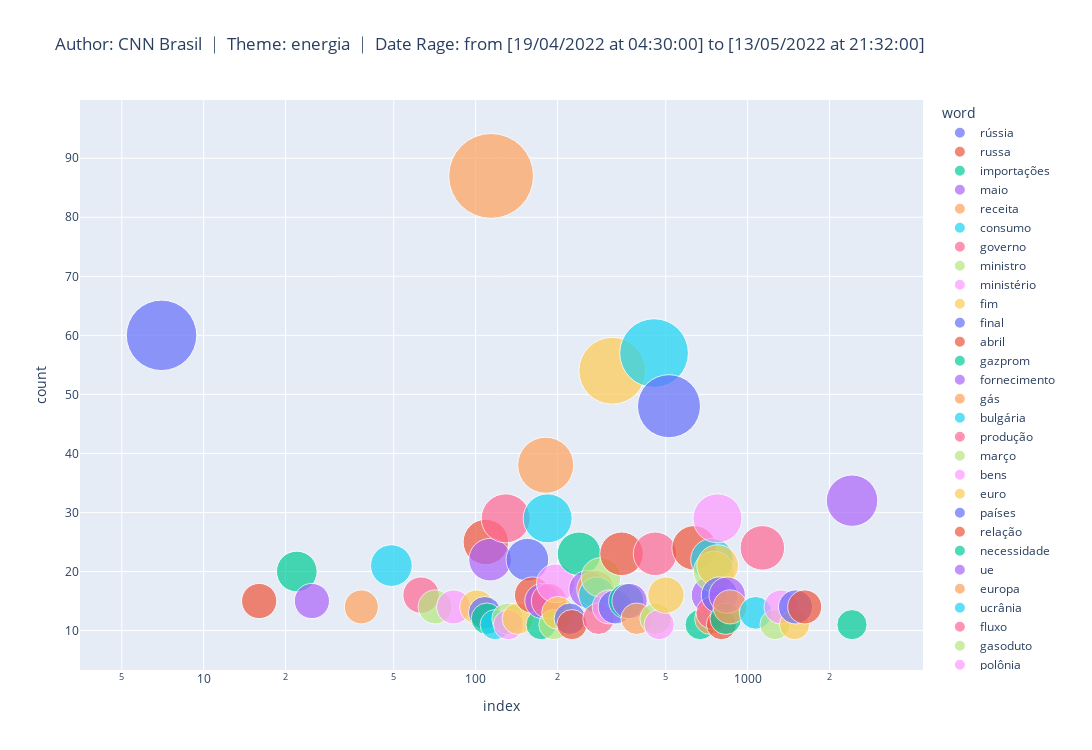

The notebook cell saved with this chart:
### Code cell
# iterative scatter analysis with wordcloud words

## creating a dataframe with the dictionary generated by the NLP algorithm
df2 = pd.DataFrame.from_dict(wordcloud_text, orient='index') # generating a dataframe from a dictionary
df2 = df2.rename(columns={0:'count'}) 
df2['word'] = df2.index
df2 = df2.reset_index(drop=True)
df2 = df2[['word','count']]


## generating a scatterplot from the plotfy library
fig = px.scatter(df2.query('count > 10'),
                y="count",
                size="count",
                color="word",
                hover_name="word",
                log_x=True,
                title = wordcloud_title,
                width=1500, 
                height=750,
                size_max=60)
fig.show()

### Figure 1 — Plotly figure (JSON) as saved in the notebook; plotly's stock layout.template omitted (floating-point values rounded to 4 significant figures)
{"data": [{"hovertemplate": "<b>%{hovertext}</b><br><br>word=rússia<br>index=%{x}<br>count=%{marker.size}<extra></extra>", "hovertext": ["rússia"], "legendgroup": "rússia", "marker": {"color": "#636efa", "size": [60], "sizemode": "area", "sizeref": 0.02417, "symbol": "circle"}, "mode": "markers", "name": "rússia", "orientation": "v", "showlegend": true, "type": "scatter", "x": [7], "xaxis": "x", "y": [60], "yaxis": "y"}, {"hovertemplate": "<b>%{hovertext}</b><br><br>word=russa<br>index=%{x}<br>count=%{marker.size}<extra></extra>", "hovertext": ["russa"], "legendgroup": "russa", "marker": {"color": "#EF553B", "size": [15], "sizemode": "area", "sizeref": 0.02417, "symbol": "circle"}, "mode": "markers", "name": "russa", "orientation": "v", "showlegend": true, "type": "scatter", "x": [16], "xaxis": "x", "y": [15], "yaxis": "y"}, {"hovertemplate": "<b>%{hovertext}</b><br><br>word=importações<br>index=%{x}<br>count=%{marker.size}<extra></extra>", "hovertext": ["importações"], "legendgroup": "importações", "marker": {"color": "#00cc96", "size": [20], "sizemode": "area", "sizeref": 0.02417, "symbol": "circle"}, "mode": "markers", "name": "importações", "orientation": "v", "showlegend": true, "type": "scatter", "x": [22], "xaxis": "x", "y": [20], "yaxis": "y"}, {"hovertemplate": "<b>%{hovertext}</b><br><br>word=maio<br>index=%{x}<br>count=%{marker.size}<extra></extra>", "hovertext": ["maio"], "legendgroup": "maio", "marker": {"color": "#ab63fa", "size": [15], "sizemode": "area", "sizeref": 0.02417, "symbol": "circle"}, "mode": "markers", "name": "maio", "orientation": "v", "showlegend": true, "type": "scatter", "x": [25], "xaxis": "x", "y": [15], "yaxis": "y"}, {"hovertemplate": "<b>%{hovertext}</b><br><br>word=receita<br>index=%{x}<br>count=%{marker.size}<extra></extra>", "hovertext": ["receita"], "legendgroup": "receita", "marker": {"color": "#FFA15A", "size": [14], "sizemode": "area", "sizeref": 0.02417, "symbol": "circle"}, "mode": "markers", "name": "receita", "orientation": "v", "showlegend": true, "type": "scatter", "x": [38], "xaxis": "x", "y": [14], "yaxis": "y"}, {"hovertemplate": "<b>%{hovertext}</b><br><br>word=consumo<br>index=%{x}<br>count=%{marker.size}<extra></extra>", "hovertext": ["consumo"], "legendgroup": "consumo", "marker": {"color": "#19d3f3", "size": [21], "sizemode": "area", "sizeref": 0.02417, "symbol": "circle"}, "mode": "markers", "name": "consumo", "orientation": "v", "showlegend": true, "type": "scatter", "x": [49], "xaxis": "x", "y": [21], "yaxis": "y"}, {"hovertemplate": "<b>%{hovertext}</b><br><br>word=governo<br>index=%{x}<br>count=%{marker.size}<extra></extra>", "hovertext": ["governo"], "legendgroup": "governo", "marker": {"color": "#FF6692", "size": [16], "sizemode": "area", "sizeref": 0.02417, "symbol": "circle"}, "mode": "markers", "name": "governo", "orientation": "v", "showlegend": true, "type": "scatter", "x": [63], "xaxis": "x", "y": [16], "yaxis": "y"}, {"hovertemplate": "<b>%{hovertext}</b><br><br>word=ministro<br>index=%{x}<br>count=%{marker.size}<extra></extra>", "hovertext": ["ministro"], "legendgroup": "ministro", "marker": {"color": "#B6E880", "size": [14], "sizemode": "area", "sizeref": 0.02417, "symbol": "circle"}, "mode": "markers", "name": "ministro", "orientation": "v", "showlegend": true, "type": "scatter", "x": [71], "xaxis": "x", "y": [14], "yaxis": "y"}, {"hovertemplate": "<b>%{hovertext}</b><br><br>word=ministério<br>index=%{x}<br>count=%{marker.size}<extra></extra>", "hovertext": ["ministério"], "legendgroup": "ministério", "marker": {"color": "#FF97FF", "size": [14], "sizemode": "area", "sizeref": 0.02417, "symbol": "circle"}, "mode": "markers", "name": "ministério", "orientation": "v", "showlegend": true, "type": "scatter", "x": [83], "xaxis": "x", "y": [14], "yaxis": "y"}, {"hovertemplate": "<b>%{hovertext}</b><br><br>word=fim<br>index=%{x}<br>count=%{marker.size}<extra></extra>", "hovertext": ["fim"], "legendgroup": "fim", "marker": {"color": "#FECB52", "size": [14], "sizemode": "area", "sizeref": 0.02417, "symbol": "circle"}, "mode": "markers", "name": "fim", "orientation": "v", "showlegend": true, "type": "scatter", "x": [101], "xaxis": "x", "y": [14], "yaxis": "y"}, {"hovertemplate": "<b>%{hovertext}</b><br><br>word=final<br>index=%{x}<br>count=%{marker.size}<extra></extra>", "hovertext": ["final"], "legendgroup": "final", "marker": {"color": "#636efa", "size": [13], "sizemode": "area", "sizeref": 0.02417, "symbol": "circle"}, "mode": "markers", "name": "final", "orientation": "v", "showlegend": true, "type": "scatter", "x": [108], "xaxis": "x", "y": [13], "yaxis": "y"}, {"hovertemplate": "<b>%{hovertext}</b><br><br>word=abril<br>index=%{x}<br>count=%{marker.size}<extra></extra>", "hovertext": ["abril"], "legendgroup": "abril", "marker": {"color": "#EF553B", "size": [25], "sizemode": "area", "sizeref": 0.02417, "symbol": "circle"}, "mode": "markers", "name": "abril", "orientation": "v", "showlegend": true, "type": "scatter", "x": [109], "xaxis": "x", "y": [25], "yaxis": "y"}, {"hovertemplate": "<b>%{hovertext}</b><br><br>word=gazprom<br>index=%{x}<br>count=%{marker.size}<extra></extra>", "hovertext": ["gazprom"], "legendgroup": "gazprom", "marker": {"color": "#00cc96", "size": [12], "sizemode": "area", "sizeref": 0.02417, "symbol": "circle"}, "mode": "markers", "name": "gazprom", "orientation": "v", "showlegend": true, "type": "scatter", "x": [110], "xaxis": "x", "y": [12], "yaxis": "y"}, {"hovertemplate": "<b>%{hovertext}</b><br><br>word=fornecimento<br>index=%{x}<br>count=%{marker.size}<extra></extra>", "hovertext": ["fornecimento"], "legendgroup": "fornecimento", "marker": {"color": "#ab63fa", "size": [22], "sizemode": "area", "sizeref": 0.02417, "symbol": "circle"}, "mode": "markers", "name": "fornecimento", "orientation": "v", "showlegend": true, "type": "scatter", "x": [113], "xaxis": "x", "y": [22], "yaxis": "y"}, {"hovertemplate": "<b>%{hovertext}</b><br><br>word=gás<br>index=%{x}<br>count=%{marker.size}<extra></extra>", "hovertext": ["gás"], "legendgroup": "gás", "marker": {"color": "#FFA15A", "size": [87], "sizemode": "area", "sizeref": 0.02417, "symbol": "circle"}, "mode": "markers", "name": "gás", "orientation": "v", "showlegend": true, "type": "scatter", "x": [114], "xaxis": "x", "y": [87], "yaxis": "y"}, {"hovertemplate": "<b>%{hovertext}</b><br><br>word=bulgária<br>index=%{x}<br>count=%{marker.size}<extra></extra>", "hovertext": ["bulgária"], "legendgroup": "bulgária", "marker": {"color": "#19d3f3", "size": [11], "sizemode": "area", "sizeref": 0.02417, "symbol": "circle"}, "mode": "markers", "name": "bulgária", "orientation": "v", "showlegend": true, "type": "scatter", "x": [118], "xaxis": "x", "y": [11], "yaxis": "y"}, {"hovertemplate": "<b>%{hovertext}</b><br><br>word=produção<br>index=%{x}<br>count=%{marker.size}<extra></extra>", "hovertext": ["produção"], "legendgroup": "produção", "marker": {"color": "#FF6692", "size": [29], "sizemode": "area", "sizeref": 0.02417, "symbol": "circle"}, "mode": "markers", "name": "produção", "orientation": "v", "showlegend": true, "type": "scatter", "x": [129], "xaxis": "x", "y": [29], "yaxis": "y"}, {"hovertemplate": "<b>%{hovertext}</b><br><br>word=março<br>index=%{x}<br>count=%{marker.size}<extra></extra>", "hovertext": ["março"], "legendgroup": "março", "marker": {"color": "#B6E880", "size": [12], "sizemode": "area", "sizeref": 0.02417, "symbol": "circle"}, "mode": "markers", "name": "março", "orientation": "v", "showlegend": true, "type": "scatter", "x": [131], "xaxis": "x", "y": [12], "yaxis": "y"}, {"hovertemplate": "<b>%{hovertext}</b><br><br>word=bens<br>index=%{x}<br>count=%{marker.size}<extra></extra>", "hovertext": ["bens"], "legendgroup": "bens", "marker": {"color": "#FF97FF", "size": [11], "sizemode": "area", "sizeref": 0.02417, "symbol": "circle"}, "mode": "markers", "name": "bens", "orientation": "v", "showlegend": true, "type": "scatter", "x": [132], "xaxis": "x", "y": [11], "yaxis": "y"}, {"hovertemplate": "<b>%{hovertext}</b><br><br>word=euro<br>index=%{x}<br>count=%{marker.size}<extra></extra>", "hovertext": ["euro"], "legendgroup": "euro", "marker": {"color": "#FECB52", "size": [12], "sizemode": "area", "sizeref": 0.02417, "symbol": "circle"}, "mode": "markers", "name": "euro", "orientation": "v", "showlegend": true, "type": "scatter", "x": [143], "xaxis": "x", "y": [12], "yaxis": "y"}, {"hovertemplate": "<b>%{hovertext}</b><br><br>word=países<br>index=%{x}<br>count=%{marker.size}<extra></extra>", "hovertext": ["países"], "legendgroup": "países", "marker": {"color": "#636efa", "size": [22], "sizemode": "area", "sizeref": 0.02417, "symbol": "circle"}, "mode": "markers", "name": "países", "orientation": "v", "showlegend": true, "type": "scatter", "x": [155], "xaxis": "x", "y": [22], "yaxis": "y"}, {"hovertemplate": "<b>%{hovertext}</b><br><br>word=relação<br>index=%{x}<br>count=%{marker.size}<extra></extra>", "hovertext": ["relação"], "legendgroup": "relação", "marker": {"color": "#EF553B", "size": [16], "sizemode": "area", "sizeref": 0.02417, "symbol": "circle"}, "mode": "markers", "name": "relação", "orientation": "v", "showlegend": true, "type": "scatter", "x": [162], "xaxis": "x", "y": [16], "yaxis": "y"}, {"hovertemplate": "<b>%{hovertext}</b><br><br>word=necessidade<br>index=%{x}<br>count=%{marker.size}<extra></extra>", "hovertext": ["necessidade"], "legendgroup": "necessidade", "marker": {"color": "#00cc96", "size": [11], "sizemode": "area", "sizeref": 0.02417, "symbol": "circle"}, "mode": "markers", "name": "necessidade", "orientation": "v", "showlegend": true, "type": "scatter", "x": [174], "xaxis": "x", "y": [11], "yaxis": "y"}, {"hovertemplate": "<b>%{hovertext}</b><br><br>word=ue<br>index=%{x}<br>count=%{marker.size}<extra></extra>", "hovertext": ["ue"], "legendgroup": "ue", "marker": {"color": "#ab63fa", "size": [15], "sizemode": "area", "sizeref": 0.02417, "symbol": "circle"}, "mode": "markers", "name": "ue", "orientation": "v", "showlegend": true, "type": "scatter", "x": [176], "xaxis": "x", "y": [15], "yaxis": "y"}, {"hovertemplate": "<b>%{hovertext}</b><br><br>word=europa<br>index=%{x}<br>count=%{marker.size}<extra></extra>", "hovertext": ["europa"], "legendgroup": "europa", "marker": {"color": "#FFA15A", "size": [38], "sizemode": "area", "sizeref": 0.02417, "symbol": "circle"}, "mode": "markers", "name": "europa", "orientation": "v", "showlegend": true, "type": "scatter", "x": [181], "xaxis": "x", "y": [38], "yaxis": "y"}, {"hovertemplate": "<b>%{hovertext}</b><br><br>word=ucrânia<br>index=%{x}<br>count=%{marker.size}<extra></extra>", "hovertext": ["ucrânia"], "legendgroup": "ucrânia", "marker": {"color": "#19d3f3", "size": [29], "sizemode": "area", "sizeref": 0.02417, "symbol": "circle"}, "mode": "markers", "name": "ucrânia", "orientation": "v", "showlegend": true, "type": "scatter", "x": [184], "xaxis": "x", "y": [29], "yaxis": "y"}, {"hovertemplate": "<b>%{hovertext}</b><br><br>word=fluxo<br>index=%{x}<br>count=%{marker.size}<extra></extra>", "hovertext": ["fluxo"], "legendgroup": "fluxo", "marker": {"color": "#FF6692", "size": [15], "sizemode": "area", "sizeref": 0.02417, "symbol": "circle"}, "mode": "markers", "name": "fluxo", "orientation": "v", "showlegend": true, "type": "scatter", "x": [186], "xaxis": "x", "y": [15], "yaxis": "y"}, {"hovertemplate": "<b>%{hovertext}</b><br><br>word=gasoduto<br>index=%{x}<br>count=%{marker.size}<extra></extra>", "hovertext": ["gasoduto"], "legendgroup": "gasoduto", "marker": {"color": "#B6E880", "size": [11], "sizemode": "area", "sizeref": 0.02417, "symbol": "circle"}, "mode": "markers", "name": "gasoduto", "orientation": "v", "showlegend": true, "type": "scatter", "x": [194], "xaxis": "x", "y": [11], "yaxis": "y"}, {"hovertemplate": "<b>%{hovertext}</b><br><br>word=polônia<br>index=%{x}<br>count=%{marker.size}<extra></extra>", "hovertext": ["polônia"], "legendgroup": "polônia", "marker": {"color": "#FF97FF", "size": [18], "sizemode": "area", "sizeref": 0.02417, "symbol": "circle"}, "mode": "markers", "name": "polônia", "orientation": "v", "showlegend": true, "type": "scatter", "x": [197], "xaxis": "x", "y": [18], "yaxis": "y"}, {"hovertemplate": "<b>%{hovertext}</b><br><br>word=alemanha<br>index=%{x}<br>count=%{marker.size}<extra></extra>", "hovertext": ["alemanha"], "legendgroup": "alemanha", "marker": {"color": "#FECB52", "size": [13], "sizemode": "area", "sizeref": 0.02417, "symbol": "circle"}, "mode": "markers", "name": "alemanha", "orientation": "v", "showlegend": true, "type": "scatter", "x": [201], "xaxis": "x", "y": [13], "yaxis": "y"}, {"hovertemplate": "<b>%{hovertext}</b><br><br>word=sanções<br>index=%{x}<br>count=%{marker.size}<extra></extra>", "hovertext": ["sanções"], "legendgroup": "sanções", "marker": {"color": "#636efa", "size": [12], "sizemode": "area", "sizeref": 0.02417, "symbol": "circle"}, "mode": "markers", "name": "sanções", "orientation": "v", "showlegend": true, "type": "scatter", "x": [222], "xaxis": "x", "y": [12], "yaxis": "y"}, {"hovertemplate": "<b>%{hovertext}</b><br><br>word=estatal<br>index=%{x}<br>count=%{marker.size}<extra></extra>", "hovertext": ["estatal"], "legendgroup": "estatal", "marker": {"color": "#EF553B", "size": [11], "sizemode": "area", "sizeref": 0.02417, "symbol": "circle"}, "mode": "markers", "name": "estatal", "orientation": "v", "showlegend": true, "type": "scatter", "x": [226], "xaxis": "x", "y": [11], "yaxis": "y"}, {"hovertemplate": "<b>%{hovertext}</b><br><br>word=economia<br>index=%{x}<br>count=%{marker.size}<extra></extra>", "hovertext": ["economia"], "legendgroup": "economia", "marker": {"color": "#00cc96", "size": [23], "sizemode": "area", "sizeref": 0.02417, "symbol": "circle"}, "mode": "markers", "name": "economia", "orientation": "v", "showlegend": true, "type": "scatter", "x": [240], "xaxis": "x", "y": [23], "yaxis": "y"}, {"hovertemplate": "<b>%{hovertext}</b><br><br>word=mês<br>index=%{x}<br>count=%{marker.size}<extra></extra>", "hovertext": ["mês"], "legendgroup": "mês", "marker": {"color": "#ab63fa", "size": [17], "sizemode": "area", "sizeref": 0.02417, "symbol": "circle"}, "mode": "markers", "name": "mês", "orientation": "v", "showlegend": true, "type": "scatter", "x": [258], "xaxis": "x", "y": [17], "yaxis": "y"}, {"hovertemplate": "<b>%{hovertext}</b><br><br>word=guerra<br>index=%{x}<br>count=%{marker.size}<extra></extra>", "hovertext": ["guerra"], "legendgroup": "guerra", "marker": {"color": "#FFA15A", "size": [17], "sizemode": "area", "sizeref": 0.02417, "symbol": "circle"}, "mode": "markers", "name": "guerra", "orientation": "v", "showlegend": true, "type": "scatter", "x": [276], "xaxis": "x", "y": [17], "yaxis": "y"}, {"hovertemplate": "<b>%{hovertext}</b><br><br>word=meses<br>index=%{x}<br>count=%{marker.size}<extra></extra>", "hovertext": ["meses"], "legendgroup": "meses", "marker": {"color": "#19d3f3", "size": [16], "sizemode": "area", "sizeref": 0.02417, "symbol": "circle"}, "mode": "markers", "name": "meses", "orientation": "v", "showlegend": true, "type": "scatter", "x": [279], "xaxis": "x", "y": [16], "yaxis": "y"}, {"hovertemplate": "<b>%{hovertext}</b><br><br>word=parte<br>index=%{x}<br>count=%{marker.size}<extra></extra>", "hovertext": ["parte"], "legendgroup": "parte", "marker": {"color": "#FF6692", "size": [12], "sizemode": "area", "sizeref": 0.02417, "symbol": "circle"}, "mode": "markers", "name": "parte", "orientation": "v", "showlegend": true, "type": "scatter", "x": [283], "xaxis": "x", "y": [12], "yaxis": "y"}, {"hovertemplate": "<b>%{hovertext}</b><br><br>word=milhões<br>index=%{x}<br>count=%{marker.size}<extra></extra>", "hovertext": ["milhões"], "legendgroup": "milhões", "marker": {"color": "#B6E880", "size": [19], "sizemode": "area", "sizeref": 0.02417, "symbol": "circle"}, "mode": "markers", "name": "milhões", "orientation": "v", "showlegend": true, "type": "scatter", "x": [289], "xaxis": "x", "y": [19], "yaxis": "y"}, {"hovertemplate": "<b>%{hovertext}</b><br><br>word=impacto<br>index=%{x}<br>count=%{marker.size}<extra></extra>", "hovertext": ["impacto"], "legendgroup": "impacto", "marker": {"color": "#FF97FF", "size": [14], "sizemode": "area", "sizeref": 0.02417, "symbol": "circle"}, "mode": "markers", "name": "impacto", "orientation": "v", "showlegend": true, "type": "scatter", "x": [310], "xaxis": "x", "y": [14], "yaxis": "y"}, {"hovertemplate": "<b>%{hovertext}</b><br><br>word=mercado<br>index=%{x}<br>count=%{marker.size}<extra></extra>", "hovertext": ["mercado"], "legendgroup": "mercado", "marker": {"color": "#FECB52", "size": [54], "sizemode": "area", "sizeref": 0.02417, "symbol": "circle"}, "mode": "markers", "name": "mercado", "orientation": "v", "showlegend": true, "type": "scatter", "x": [318], "xaxis": "x", "y": [54], "yaxis": "y"}, {"hovertemplate": "<b>%{hovertext}</b><br><br>word=recorde<br>index=%{x}<br>count=%{marker.size}<extra></extra>", "hovertext": ["recorde"], "legendgroup": "recorde", "marker": {"color": "#636efa", "size": [14], "sizemode": "area", "sizeref": 0.02417, "symbol": "circle"}, "mode": "markers", "name": "recorde", "orientation": "v", "showlegend": true, "type": "scatter", "x": [326], "xaxis": "x", "y": [14], "yaxis": "y"}, {"hovertemplate": "<b>%{hovertext}</b><br><br>word=medida<br>index=%{x}<br>count=%{marker.size}<extra></extra>", "hovertext": ["medida"], "legendgroup": "medida", "marker": {"color": "#EF553B", "size": [23], "sizemode": "area", "sizeref": 0.02417, "symbol": "circle"}, "mode": "markers", "name": "medida", "orientation": "v", "showlegend": true, "type": "scatter", "x": [344], "xaxis": "x", "y": [23], "yaxis": "y"}, {"hovertemplate": "<b>%{hovertext}</b><br><br>word=analista<br>index=%{x}<br>count=%{marker.size}<extra></extra>", "hovertext": ["analista"], "legendgroup": "analista", "marker": {"color": "#00cc96", "size": [15], "sizemode": "area", "sizeref": 0.02417, "symbol": "circle"}, "mode": "markers", "name": "analista", "orientation": "v", "showlegend": true, "type": "scatter", "x": [358], "xaxis": "x", "y": [15], "yaxis": "y"}, {"hovertemplate": "<b>%{hovertext}</b><br><br>word=outro<br>index=%{x}<br>count=%{marker.size}<extra></extra>", "hovertext": ["outro"], "legendgroup": "outro", "marker": {"color": "#ab63fa", "size": [15], "sizemode": "area", "sizeref": 0.02417, "symbol": "circle"}, "mode": "markers", "name": "outro", "orientation": "v", "showlegend": true, "type": "scatter", "x": [368], "xaxis": "x", "y": [15], "yaxis": "y"}, {"hovertemplate": "<b>%{hovertext}</b><br><br>word=bloco<br>index=%{x}<br>count=%{marker.size}<extra></extra>", "hovertext": ["bloco"], "legendgroup": "bloco", "marker": {"color": "#FFA15A", "size": [12], "sizemode": "area", "sizeref": 0.02417, "symbol": "circle"}, "mode": "markers", "name": "bloco", "orientation": "v", "showlegend": true, "type": "scatter", "x": [391], "xaxis": "x", "y": [12], "yaxis": "y"}, {"hovertemplate": "<b>%{hovertext}</b><br><br>word=petróleo<br>index=%{x}<br>count=%{marker.size}<extra></extra>", "hovertext": ["petróleo"], "legendgroup": "petróleo", "marker": {"color": "#19d3f3", "size": [57], "sizemode": "area", "sizeref": 0.02417, "symbol": "circle"}, "mode": "markers", "name": "petróleo", "orientation": "v", "showlegend": true, "type": "scatter", "x": [453], "xaxis": "x", "y": [57], "yaxis": "y"}, {"hovertemplate": "<b>%{hovertext}</b><br><br>word=aumento<br>index=%{x}<br>count=%{marker.size}<extra></extra>", "hovertext": ["aumento"], "legendgroup": "aumento", "marker": {"color": "#FF6692", "size": [23], "sizemode": "area", "sizeref": 0.02417, "symbol": "circle"}, "mode": "markers", "name": "aumento", "orientation": "v", "showlegend": true, "type": "scatter", "x": [457], "xaxis": "x", "y": [23], "yaxis": "y"}, {"hovertemplate": "<b>%{hovertext}</b><br><br>word=invasão<br>index=%{x}<br>count=%{marker.size}<extra></extra>", "hovertext": ["invasão"], "legendgroup": "invasão", "marker": {"color": "#B6E880", "size": [12], "sizemode": "area", "sizeref": 0.02417, "symbol": "circle"}, "mode": "markers", "name": "invasão", "orientation": "v", "showlegend": true, "type": "scatter", "x": [459], "xaxis": "x", "y": [12], "yaxis": "y"}, {"hovertemplate": "<b>%{hovertext}</b><br><br>word=barris<br>index=%{x}<br>count=%{marker.size}<extra></extra>", "hovertext": ["barris"], "legendgroup": "barris", "marker": {"color": "#FF97FF", "size": [11], "sizemode": "area", "sizeref": 0.02417, "symbol": "circle"}, "mode": "markers", "name": "barris", "orientation": "v", "showlegend": true, "type": "scatter", "x": [473], "xaxis": "x", "y": [11], "yaxis": "y"}, {"hovertemplate": "<b>%{hovertext}</b><br><br>word=índia<br>index=%{x}<br>count=%{marker.size}<extra></extra>", "hovertext": ["índia"], "legendgroup": "índia", "marker": {"color": "#FECB52", "size": [16], "sizemode": "area", "sizeref": 0.02417, "symbol": "circle"}, "mode": "markers", "name": "índia", "orientation": "v", "showlegend": true, "type": "scatter", "x": [501], "xaxis": "x", "y": [16], "yaxis": "y"}, {"hovertemplate": "<b>%{hovertext}</b><br><br>word=preço<br>index=%{x}<br>count=%{marker.size}<extra></extra>", "hovertext": ["preço"], "legendgroup": "preço", "marker": {"color": "#636efa", "size": [48], "sizemode": "area", "sizeref": 0.02417, "symbol": "circle"}, "mode": "markers", "name": "preço", "orientation": "v", "showlegend": true, "type": "scatter", "x": [514], "xaxis": "x", "y": [48], "yaxis": "y"}, {"hovertemplate": "<b>%{hovertext}</b><br><br>word=us<br>index=%{x}<br>count=%{marker.size}<extra></extra>", "hovertext": ["us"], "legendgroup": "us", "marker": {"color": "#EF553B", "size": [24], "sizemode": "area", "sizeref": 0.02417, "symbol": "circle"}, "mode": "markers", "name": "us", "orientation": "v", "showlegend": true, "type": "scatter", "x": [636], "xaxis": "x", "y": [24], "yaxis": "y"}, {"hovertemplate": "<b>%{hovertext}</b><br><br>word=indústria<br>index=%{x}<br>count=%{marker.size}<extra></extra>", "hovertext": ["indústria"], "legendgroup": "indústria", "marker": {"color": "#00cc96", "size": [11], "sizemode": "area", "sizeref": 0.02417, "symbol": "circle"}, "mode": "markers", "name": "indústria", "orientation": "v", "showlegend": true, "type": "scatter", "x": [669], "xaxis": "x", "y": [11], "yaxis": "y"}, {"hovertemplate": "<b>%{hovertext}</b><br><br>word=reajuste<br>index=%{x}<br>count=%{marker.size}<extra></extra>", "hovertext": ["reajuste"], "legendgroup": "reajuste", "marker": {"color": "#ab63fa", "size": [16], "sizemode": "area", "sizeref": 0.02417, "symbol": "circle"}, "mode": "markers", "name": "reajuste", "orientation": "v", "showlegend": true, "type": "scatter", "x": [724], "xaxis": "x", "y": [16], "yaxis": "y"}, {"hovertemplate": "<b>%{hovertext}</b><br><br>word=estado<br>index=%{x}<br>count=%{marker.size}<extra></extra>", "hovertext": ["estado"], "legendgroup": "estado", "marker": {"color": "#FFA15A", "size": [12], "sizemode": "area", "sizeref": 0.02417, "symbol": "circle"}, "mode": "markers", "name": "estado", "orientation": "v", "showlegend": true, "type": "scatter", "x": [730], "xaxis": "x", "y": [12], "yaxis": "y"}, {"hovertemplate": "<b>%{hovertext}</b><br><br>word=petrobras<br>index=%{x}<br>count=%{marker.size}<extra></extra>", "hovertext": ["petrobras"], "legendgroup": "petrobras", "marker": {"color": "#19d3f3", "size": [22], "sizemode": "area", "sizeref": 0.02417, "symbol": "circle"}, "mode": "markers", "name": "petrobras", "orientation": "v", "showlegend": true, "type": "scatter", "x": [740], "xaxis": "x", "y": [22], "yaxis": "y"}, {"hovertemplate": "<b>%{hovertext}</b><br><br>word=distribuidoras<br>index=%{x}<br>count=%{marker.size}<extra></extra>", "hovertext": ["distribuidoras"], "legendgroup": "distribuidoras", "marker": {"color": "#FF6692", "size": [13], "sizemode": "area", "sizeref": 0.02417, "symbol": "circle"}, "mode": "markers", "name": "distribuidoras", "orientation": "v", "showlegend": true, "type": "scatter", "x": [742], "xaxis": "x", "y": [13], "yaxis": "y"}, {"hovertemplate": "<b>%{hovertext}</b><br><br>word=alta<br>index=%{x}<br>count=%{marker.size}<extra></extra>", "hovertext": ["alta"], "legendgroup": "alta", "marker": {"color": "#B6E880", "size": [20], "sizemode": "area", "sizeref": 0.02417, "symbol": "circle"}, "mode": "markers", "name": "alta", "orientation": "v", "showlegend": true, "type": "scatter", "x": [751], "xaxis": "x", "y": [20], "yaxis": "y"}, {"hovertemplate": "<b>%{hovertext}</b><br><br>word=inflação<br>index=%{x}<br>count=%{marker.size}<extra></extra>", "hovertext": ["inflação"], "legendgroup": "inflação", "marker": {"color": "#FF97FF", "size": [29], "sizemode": "area", "sizeref": 0.02417, "symbol": "circle"}, "mode": "markers", "name": "inflação", "orientation": "v", "showlegend": true, "type": "scatter", "x": [775], "xaxis": "x", "y": [29], "yaxis": "y"}, {"hovertemplate": "<b>%{hovertext}</b><br><br>word=eua<br>index=%{x}<br>count=%{marker.size}<extra></extra>", "hovertext": ["eua"], "legendgroup": "eua", "marker": {"color": "#FECB52", "size": [21], "sizemode": "area", "sizeref": 0.02417, "symbol": "circle"}, "mode": "markers", "name": "eua", "orientation": "v", "showlegend": true, "type": "scatter", "x": [776], "xaxis": "x", "y": [21], "yaxis": "y"}, {"hovertemplate": "<b>%{hovertext}</b><br><br>word=juros<br>index=%{x}<br>count=%{marker.size}<extra></extra>", "hovertext": ["juros"], "legendgroup": "juros", "marker": {"color": "#636efa", "size": [16], "sizemode": "area", "sizeref": 0.02417, "symbol": "circle"}, "mode": "markers", "name": "juros", "orientation": "v", "showlegend": true, "type": "scatter", "x": [788], "xaxis": "x", "y": [16], "yaxis": "y"}, {"hovertemplate": "<b>%{hovertext}</b><br><br>word=espera<br>index=%{x}<br>count=%{marker.size}<extra></extra>", "hovertext": ["espera"], "legendgroup": "espera", "marker": {"color": "#EF553B", "size": [11], "sizemode": "area", "sizeref": 0.02417, "symbol": "circle"}, "mode": "markers", "name": "espera", "orientation": "v", "showlegend": true, "type": "scatter", "x": [801], "xaxis": "x", "y": [11], "yaxis": "y"}, {"hovertemplate": "<b>%{hovertext}</b><br><br>word=eletrobras<br>index=%{x}<br>count=%{marker.size}<extra></extra>", "hovertext": ["eletrobras"], "legendgroup": "eletrobras", "marker": {"color": "#00cc96", "size": [12], "sizemode": "area", "sizeref": 0.02417, "symbol": "circle"}, "mode": "markers", "name": "eletrobras", "orientation": "v", "showlegend": true, "type": "scatter", "x": [831], "xaxis": "x", "y": [12], "yaxis": "y"}, {"hovertemplate": "<b>%{hovertext}</b><br><br>word=crescimento<br>index=%{x}<br>count=%{marker.size}<extra></extra>", "hovertext": ["crescimento"], "legendgroup": "crescimento", "marker": {"color": "#ab63fa", "size": [16], "sizemode": "area", "sizeref": 0.02417, "symbol": "circle"}, "mode": "markers", "name": "crescimento", "orientation": "v", "showlegend": true, "type": "scatter", "x": [841], "xaxis": "x", "y": [16], "yaxis": "y"}, {"hovertemplate": "<b>%{hovertext}</b><br><br>word=novo<br>index=%{x}<br>count=%{marker.size}<extra></extra>", "hovertext": ["novo"], "legendgroup": "novo", "marker": {"color": "#FFA15A", "size": [14], "sizemode": "area", "sizeref": 0.02417, "symbol": "circle"}, "mode": "markers", "name": "novo", "orientation": "v", "showlegend": true, "type": "scatter", "x": [862], "xaxis": "x", "y": [14], "yaxis": "y"}, {"hovertemplate": "<b>%{hovertext}</b><br><br>word=norte<br>index=%{x}<br>count=%{marker.size}<extra></extra>", "hovertext": ["norte"], "legendgroup": "norte", "marker": {"color": "#19d3f3", "size": [13], "sizemode": "area", "sizeref": 0.02417, "symbol": "circle"}, "mode": "markers", "name": "norte", "orientation": "v", "showlegend": true, "type": "scatter", "x": [1070], "xaxis": "x", "y": [13], "yaxis": "y"}, {"hovertemplate": "<b>%{hovertext}</b><br><br>word=dado<br>index=%{x}<br>count=%{marker.size}<extra></extra>", "hovertext": ["dado"], "legendgroup": "dado", "marker": {"color": "#FF6692", "size": [24], "sizemode": "area", "sizeref": 0.02417, "symbol": "circle"}, "mode": "markers", "name": "dado", "orientation": "v", "showlegend": true, "type": "scatter", "x": [1133], "xaxis": "x", "y": [24], "yaxis": "y"}, {"hovertemplate": "<b>%{hovertext}</b><br><br>word=desenvolvimento<br>index=%{x}<br>count=%{marker.size}<extra></extra>", "hovertext": ["desenvolvimento"], "legendgroup": "desenvolvimento", "marker": {"color": "#B6E880", "size": [11], "sizemode": "area", "sizeref": 0.02417, "symbol": "circle"}, "mode": "markers", "name": "desenvolvimento", "orientation": "v", "showlegend": true, "type": "scatter", "x": [1261], "xaxis": "x", "y": [11], "yaxis": "y"}, {"hovertemplate": "<b>%{hovertext}</b><br><br>word=calor<br>index=%{x}<br>count=%{marker.size}<extra></extra>", "hovertext": ["calor"], "legendgroup": "calor", "marker": {"color": "#FF97FF", "size": [14], "sizemode": "area", "sizeref": 0.02417, "symbol": "circle"}, "mode": "markers", "name": "calor", "orientation": "v", "showlegend": true, "type": "scatter", "x": [1327], "xaxis": "x", "y": [14], "yaxis": "y"}, {"hovertemplate": "<b>%{hovertext}</b><br><br>word=consumidores<br>index=%{x}<br>count=%{marker.size}<extra></extra>", "hovertext": ["consumidores"], "legendgroup": "consumidores", "marker": {"color": "#FECB52", "size": [11], "sizemode": "area", "sizeref": 0.02417, "symbol": "circle"}, "mode": "markers", "name": "consumidores", "orientation": "v", "showlegend": true, "type": "scatter", "x": [1488], "xaxis": "x", "y": [11], "yaxis": "y"}, {"hovertemplate": "<b>%{hovertext}</b><br><br>word=conta<br>index=%{x}<br>count=%{marker.size}<extra></extra>", "hovertext": ["conta"], "legendgroup": "conta", "marker": {"color": "#636efa", "size": [14], "sizemode": "area", "sizeref": 0.02417, "symbol": "circle"}, "mode": "markers", "name": "conta", "orientation": "v", "showlegend": true, "type": "scatter", "x": [1500], "xaxis": "x", "y": [14], "yaxis": "y"}, {"hovertemplate": "<b>%{hovertext}</b><br><br>word=contrato<br>index=%{x}<br>count=%{marker.size}<extra></extra>", "hovertext": ["contrato"], "legendgroup": "contrato", "marker": {"color": "#EF553B", "size": [14], "sizemode": "area", "sizeref": 0.02417, "symbol": "circle"}, "mode": "markers", "name": "contrato", "orientation": "v", "showlegend": true, "type": "scatter", "x": [1622], "xaxis": "x", "y": [14], "yaxis": "y"}, {"hovertemplate": "<b>%{hovertext}</b><br><br>word=união europeia<br>index=%{x}<br>count=%{marker.size}<extra></extra>", "hovertext": ["união europeia"], "legendgroup": "união europeia", "marker": {"color": "#00cc96", "size": [11], "sizemode": "area", "sizeref": 0.02417, "symbol": "circle"}, "mode": "markers", "name": "união europeia", "orientation": "v", "showlegend": true, "type": "scatter", "x": [2420], "xaxis": "x", "y": [11], "yaxis": "y"}, {"hovertemplate": "<b>%{hovertext}</b><br><br>word=gás natural<br>index=%{x}<br>count=%{marker.size}<extra></extra>", "hovertext": ["gás natural"], "legendgroup": "gás natural", "marker": {"color": "#ab63fa", "size": [32], "sizemode": "area", "sizeref": 0.02417, "symbol": "circle"}, "mode": "markers", "name": "gás natural", "orientation": "v", "showlegend": true, "type": "scatter", "x": [2422], "xaxis": "x", "y": [32], "yaxis": "y"}], "layout": {"height": 750, "legend": {"itemsizing": "constant", "title": {"text": "word"}, "tracegroupgap": 0}, "title": {"text": "Author: CNN Brasil │ Theme: energia │ Date Rage: from [19/04/2022 at 04:30:00] to [13/05/2022 at 21:32:00]"}, "width": 1500, "xaxis": {"anchor": "y", "domain": [0, 1], "title": {"text": "index"}, "type": "log"}, "yaxis": {"anchor": "x", "domain": [0, 1], "title": {"text": "count"}}}}
